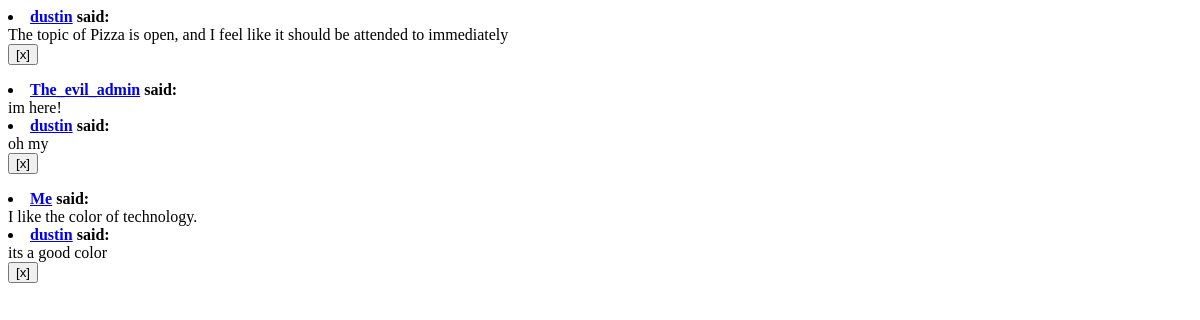
Before: /ajax_comments_status (signed in) with the older database file.
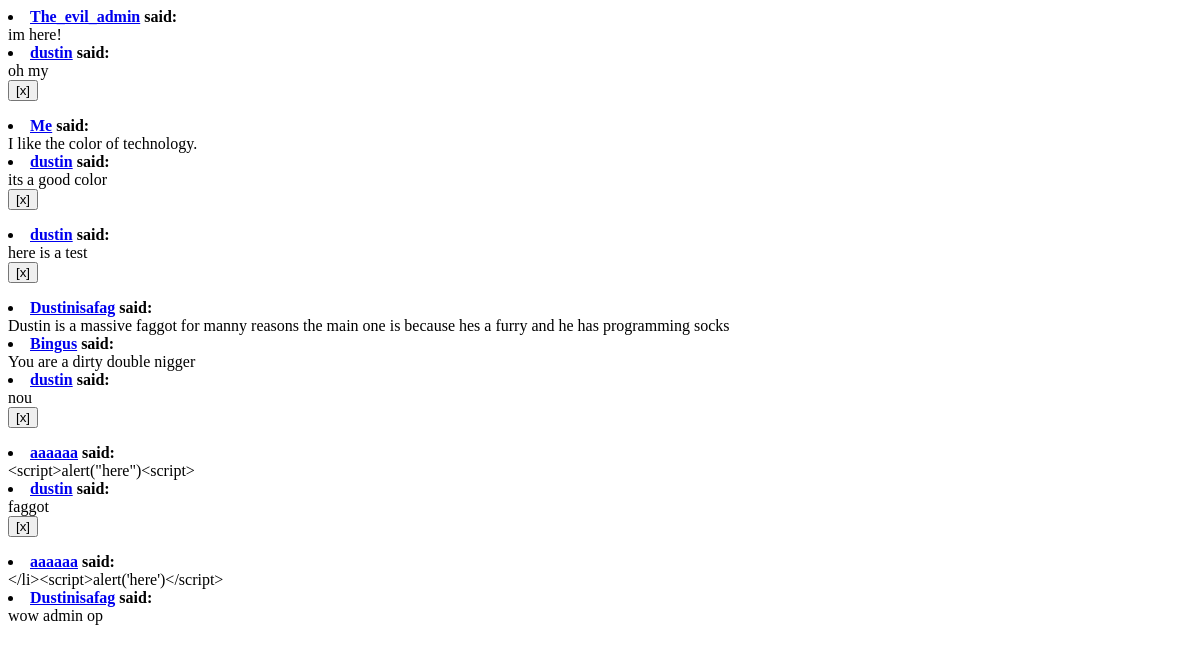
After: the same page with the newer database file.
### friend/models.py (models this page shows)
class Comment_Page_Comment(models.Model):
    commenter = models.ForeignKey('Friend', on_delete=models.CASCADE)
    comment = models.TextField(max_length=300) # Large text input, max_length will be specified
    def __str__(self):
        return self.comment

class Friend(models.Model):
    user = models.OneToOneField(User, null=True, blank=True, on_delete=models.CASCADE)
    show_info = models.BooleanField(default=False)
    level = models.IntegerField()
    diamonds = models.IntegerField() # game currency
    energy = models.PositiveIntegerField()
    attack = models.IntegerField()
    defense = models.IntegerField()
    diamond_gen = models.IntegerField(default=1)
    profile_image = models.ImageField(null=True, blank=True)
    def __str__(self):
        return self.user.username

### friend/ajax_views.py (the view)
# urls.py: re_path(r'^ajax_comments_status$', friend.ajax_views.ajax_comments_status, name='ajax_comments_status'),
@login_required
def ajax_comments_status(request):
    comments = Comment_Page_Comment.objects.all()
    context = {
        'comments': comments,
        }
    return render(request, 'ajax/comments_status.txt', context)

### friend/templates/ajax/comments_status.txt (shortened to what this page needs)
{% for comment in comments %}
    <li class="comment_page_comment"><strong><a href="{% url 'friend_page' friend_id=comment.commenter.id %}" >{{ comment.commenter }}</a> said:</strong><br />{{ comment }}<br />
    {% if user.is_authenticated and comment.commenter == user.friend %}
        <form action="{% url 'del_cp_comment' %}" method="post">
            <button class="delete_comment" onclick="prompt_delete_cp_comment({{ comment.id }})">[x]</a>
        </form></li>
    {% endif %}
{% endfor %}

Changed rows visible on the page:
removed Comment_Page_Comment: commenter "dustin", comment "The topic of Pizza is open, and I feel like it should be attended to immediately"
added Comment_Page_Comment: commenter "dustin", comment "here is a test"
added Comment_Page_Comment: commenter "Dustinisafag", comment "Dustin is a massive faggot for manny reasons the main one is because hes a furry and he has programming socks"
added Comment_Page_Comment: commenter "Bingus", comment "You are a dirty double nigger"
added Comment_Page_Comment: commenter "dustin", comment "nou"
added Comment_Page_Comment: commenter "aaaaaa", comment "<script>alert(\"here\")<script>"
added Comment_Page_Comment: commenter "dustin", comment "faggot"
added Comment_Page_Comment: commenter "aaaaaa", comment "</li><script>alert('here')</script>"
added Comment_Page_Comment: commenter "Dustinisafag", comment "wow admin op"
